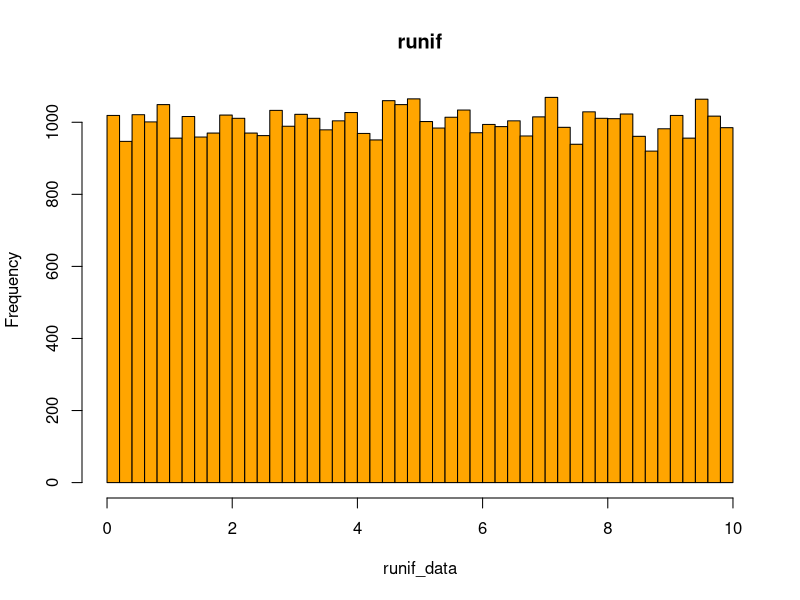
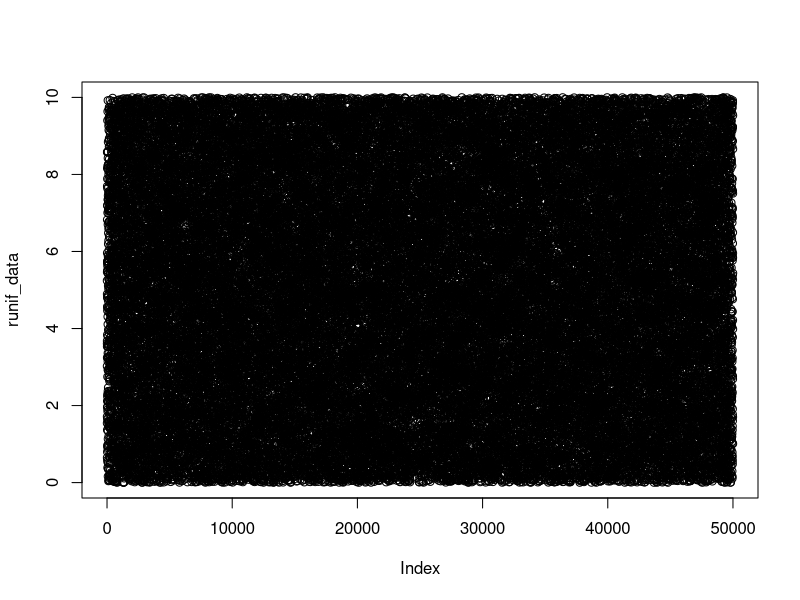
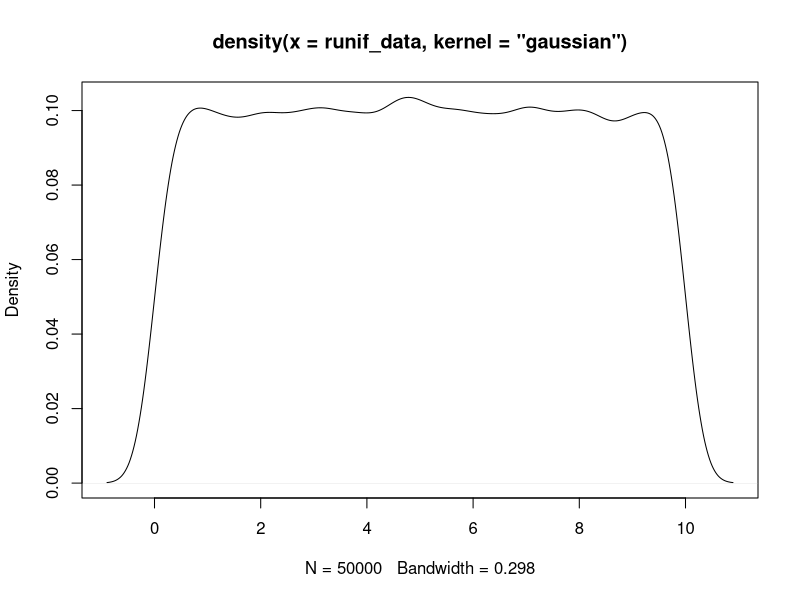
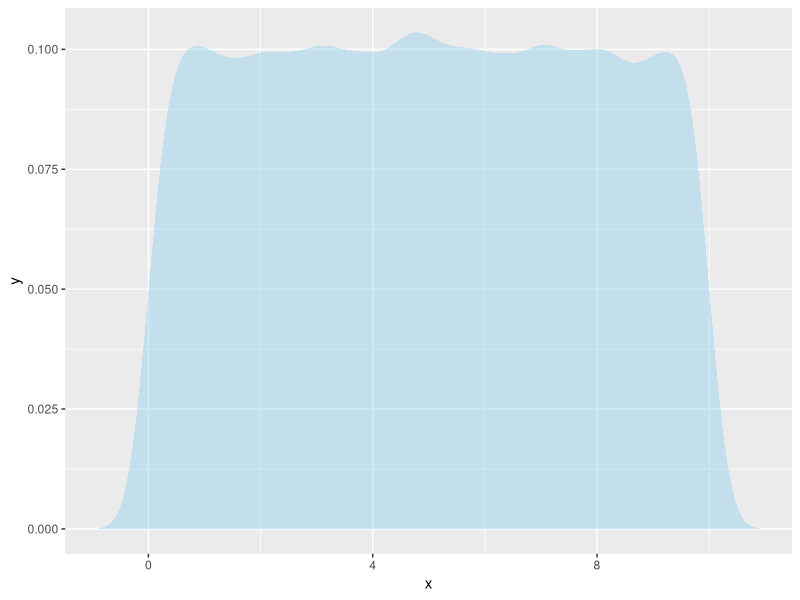
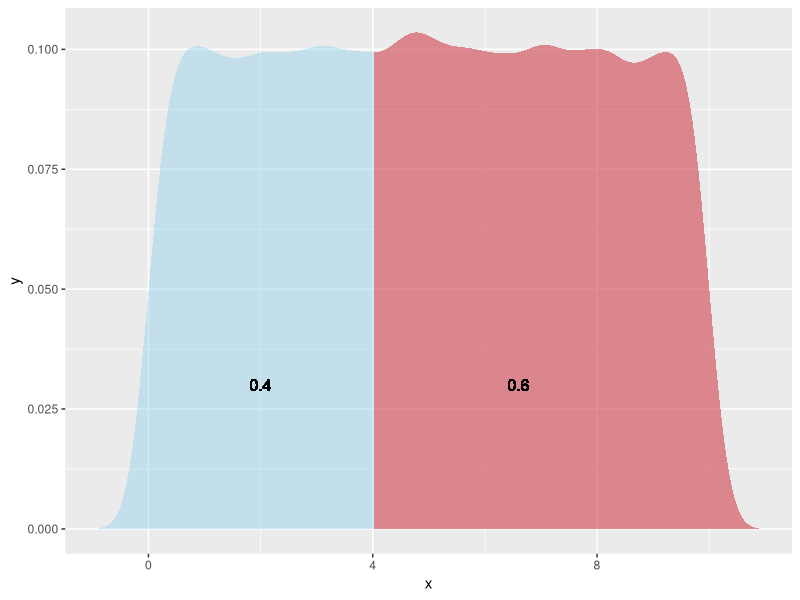

These charts were generated, in order, by the following R code:
# https://www.kaggle.com/hamelg/intro-to-r-part-22-probability-distributions
# https://www.youtube.com/watch?v=Rxe086csxTU
###################################   Setup   ##########################################
library(ggplot2)

# for reproducibility of simulated data
SEED <- 1151
set.seed(SEED)

N <- 50000

###################################   Random Uniform Distribution   ##########################################

# Random Uniform Distribution
# 5k random numbers between 1 and 5
runif_data <- runif(N, 0, 10)
head(runif_data, 25)

mean(runif_data)
sd(runif_data)
var(runif_data)

hist(runif_data, breaks =  51, col = "orange", main = "runif")
plot(runif_data, type = "p")

# good video explaining calculating density/kde https://www.youtube.com/watch?v=x5zLaWT5KPs&t=322s
# kde is alot better with non uniform distributions, but this look pretty
plot(density(runif_data,kernel="gaussian"))

runif_frame = with(density(runif_data,kernel="gaussian"),  # Create data frame density values
                  data.frame(x,y))  


runif_plot <- ggplot(data = runif_frame, aes(x = x, y = y)) +   # Create the plot
  geom_line(color="NA")+
  geom_ribbon(data=subset(runif_frame,x > -1 & x < 11),
              aes(ymax=y, ymin=0),
              fill="skyblue", 
              alpha=0.4)

runif_plot


# getting probability of getting something to the left 
# of quantile/value aka cumulative distribution function
punif(q=4, min=0, max=10) # 40% chance of randomly selecting 4 or less
punif(q=10, min=0, max=10) # 100% chance of randomly select 10 or less

# getting quantile/value of given percentage
qunif(p=.4, min=0, max=10)
qunif(p=1, min=0, max=10)

# probability of picking something less than 6 is 60%
# 60% chance to pick something less than 6

runif_plot_with_prob_cutoffs <- runif_plot  +
  geom_ribbon(data=subset(runif_frame,x > qunif(p=.4, min=0, max=10)),
              aes(ymax=y, ymin=0),
              fill="red", 
              alpha=0.4)+
  geom_text(x=2,y=0.03,label=round(punif(q=4, min=0, max=10),4),size=4) +
  geom_text(x=6.6,y=0.03,label=round(1-punif(q=4, min=0, max=10),4),size=4)

runif_plot_with_prob_cutoffs


# gets you the the density of a value (height of curve)
# will be .1 for all values because all values have an equal
# probability

# this will not look right if youre looking at a density curve with small n
# also not having correct kde parameters (kernel, bandwith, weight, etc..) doesnt help
dunif(x=0, min=0, max=10)
dunif(x=5.2, min=0, max=10)
dunif(x=10, min=0, max=10)
dunif(x=11, min=0, max=10)

###################################   Normal/Gaussian Distribution   ##########################################


